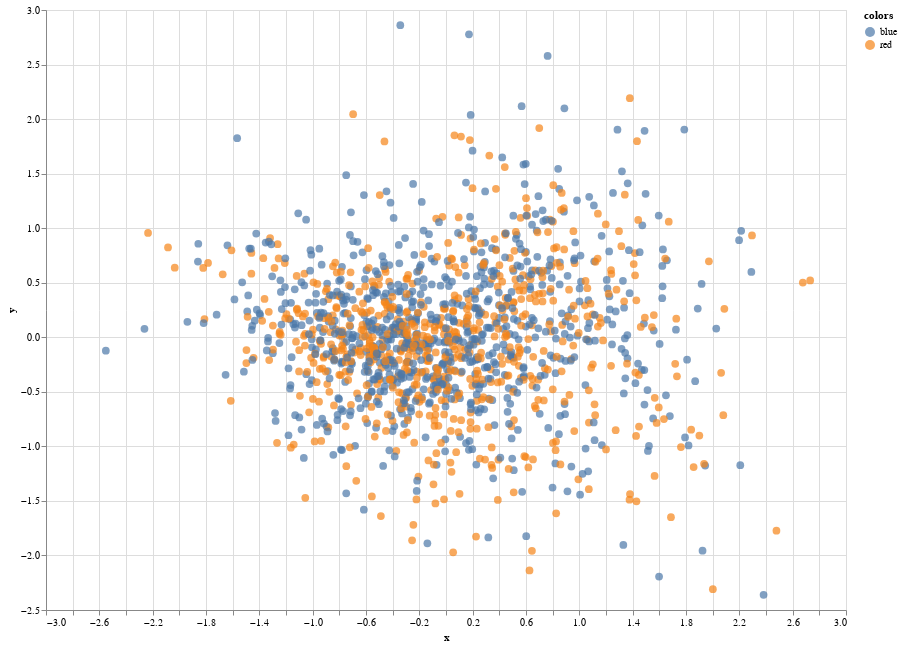

Source (notebook cell):
### Code cell
# plot
alt.Chart(df_plot_pca2).mark_circle(size=60).encode(
    x='x',
    y='y',
    color='colors',
    tooltip=['labels','colors']
).properties(
    width=800,
    height=600
).interactive()

### Figure 1 — Vega-Lite specification as saved in the notebook (floating-point values rounded to 4 significant figures; data arrays with more than 128 entries replaced by an {"elided": "..."} marker saying what was removed)
{"config": {"view": {"continuousWidth": 400, "continuousHeight": 300}}, "data": {"name": "data-bb72d24203455c090f2e93b308b701e0"}, "mark": {"type": "circle", "size": 60}, "encoding": {"color": {"field": "colors", "type": "nominal"}, "tooltip": [{"field": "labels", "type": "nominal"}, {"field": "colors", "type": "nominal"}], "x": {"field": "x", "type": "quantitative"}, "y": {"field": "y", "type": "quantitative"}}, "height": 600, "selection": {"selector010": {"type": "interval", "bind": "scales", "encodings": ["x", "y"]}}, "width": 800, "$schema": "https://vega.github.io/schema/vega-lite/v4.17.0.json", "datasets": {"data-bb72d24203455c090f2e93b308b701e0": {"elided": "1450 records"}}}
